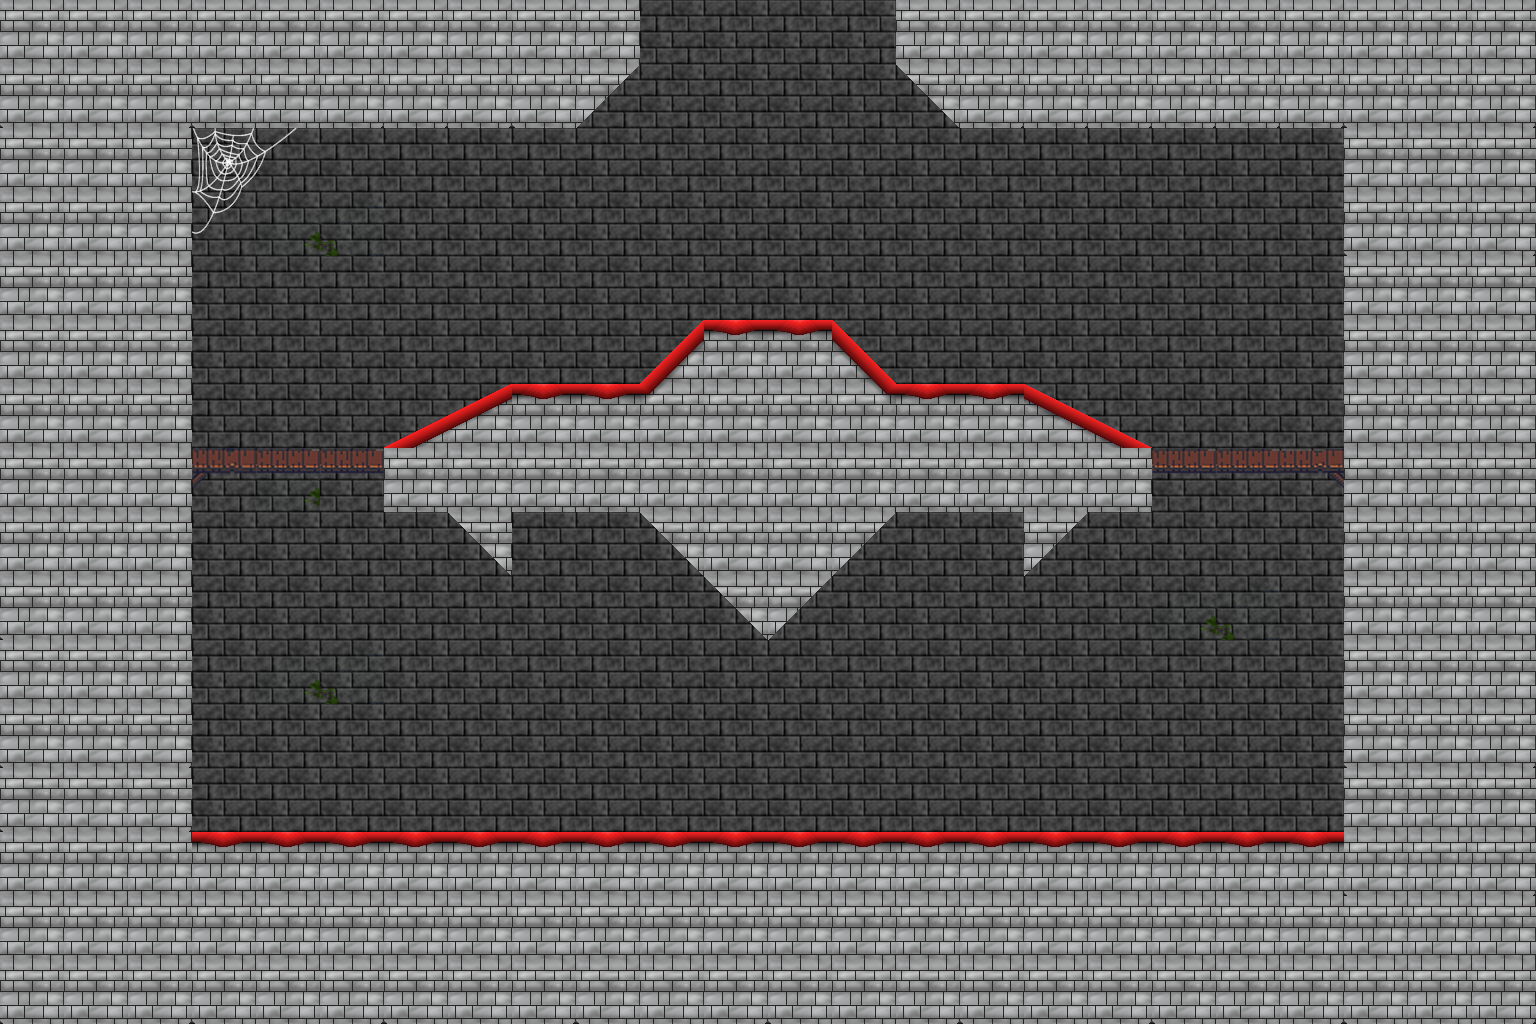

A level layout from a 2D game, rendered from its tile map. Below: a short description, then the map file with its tile-grid data intact:
An orthogonal 24x16 tile map with 64x64 px tiles, 2 tile layers (background, main), 2 tilesets and 15 objects.

<map version="1.0" orientation="orthogonal" renderorder="right-down" width="24" height="16" tilewidth="64" tileheight="64" nextobjectid="41">
 <properties>
  <property name="Height" type="float" value="10.24" />
  <property name="Up" value="Yes" />
  <property name="Width" type="float" value="15.36" />
 </properties>
 <tileset firstgid="1" name="walls-128x128_2" tilewidth="64" tileheight="64" tilecount="160" columns="8">
  <image source="../Resources/walls-128x128_2.png" width="512" height="512" />
 </tileset>
 <tileset firstgid="161" name="castle" tilewidth="64" tileheight="64" tilecount="160" columns="16">
  <image source="../Resources/castle2.png" width="1024" height="640" />
  <tile id="80">
   <properties>
    <property name="FireFrame" type="int" value="1" />
   </properties>
  </tile>
  <tile id="81">
   <properties>
    <property name="FireFrame_2" type="int" value="1" />
   </properties>
  </tile>
  <tile id="88">
   <properties>
    <property name="FireFrame" type="int" value="2" />
   </properties>
  </tile>
  <tile id="89">
   <properties>
    <property name="FireFrame_2" type="int" value="2" />
   </properties>
  </tile>
 </tileset>
 <objectgroup name="ground">
  <object id="32" x="192" y="832">
   <polyline points="0,0 1152,0 1152,-704 768,-704 704,-768 704,-1024 448,-1024 448,-768 384,-704 0,-704 0,0" />
  </object>
  <object id="33" x="384" y="384">
   <polyline points="0,0 256,0 320,-64 448,-64 512,0 768,0 704,64 704,128 640,192 640,128 512,128 384,256 256,128 128,128 128,192 64,128 64,64 0,0" />
  </object>
 </objectgroup>
 <layer name="background" width="24" height="16">
  <data encoding="csv">
1,1,1,1,1,1,1,1,1,1,1,1,1,1,1,1,1,1,1,1,1,1,1,1,
1,1,1,1,1,1,1,1,1,1,1,1,1,1,1,1,1,1,1,1,1,1,1,1,
1,1,1,1,1,1,1,1,1,1,1,1,1,1,1,1,1,1,1,1,1,1,1,1,
1,1,1,1,41,42,1,1,1,1,1,1,1,1,1,1,1,1,1,1,1,1,1,1,
1,1,1,1,1,1,1,1,1,1,1,1,1,1,1,1,1,1,1,1,1,1,1,1,
1,1,1,1,1,1,1,1,1,1,1,1,1,1,1,1,1,1,1,1,1,1,1,1,
1,1,1,1,1,1,1,1,1,1,1,1,1,1,1,1,1,1,1,1,1,1,1,1,
1,1,1,1,41,1,1,1,1,1,1,1,1,42,1,1,1,1,1,1,1,1,1,1,
1,1,1,1,1,1,1,1,1,1,1,1,1,1,1,1,1,1,1,1,1,1,1,1,
1,1,1,1,1,1,1,1,1,1,1,1,1,1,1,1,1,1,41,42,1,1,1,1,
1,1,1,1,41,42,1,1,1,1,1,1,1,1,1,1,1,1,1,1,1,1,1,1,
1,1,1,1,1,1,1,1,1,1,1,1,1,1,1,1,1,1,1,1,1,1,1,1,
1,1,1,1,1,1,1,1,1,1,1,1,1,1,1,1,1,1,1,1,1,1,1,1,
1,1,1,1,1,1,1,1,1,1,1,1,1,1,1,1,1,1,1,1,1,1,1,1,
1,1,1,1,1,1,1,1,1,1,1,1,1,1,1,1,1,1,1,1,1,1,1,1,
1,1,1,1,1,1,1,1,1,1,1,1,1,1,1,1,1,1,1,1,1,1,1,1
</data>
 </layer>
 <layer name="main" width="24" height="16">
  <data encoding="csv">
193,194,195,193,194,195,195,195,193,194,0,0,0,0,195,195,195,195,195,195,195,193,194,195,
209,210,211,209,210,211,211,211,209,262,0,0,0,0,261,211,211,211,211,211,211,209,210,211,
193,194,195,171,172,0,0,0,0,0,0,0,0,0,0,0,0,0,0,0,0,193,194,195,
193,194,195,187,188,0,0,0,0,0,0,0,0,0,0,0,0,0,0,0,0,209,210,211,
193,194,195,0,0,0,0,0,0,0,0,0,0,0,0,0,0,0,0,0,0,193,194,195,
193,194,195,0,0,0,0,0,0,0,229,178,178,230,0,0,0,0,0,0,0,194,210,194,
193,194,195,0,0,0,180,181,178,178,245,197,197,246,178,178,182,183,0,0,0,194,194,194,
193,194,195,236,237,237,197,194,194,194,194,197,197,194,194,194,194,198,237,237,238,194,194,194,
193,193,194,0,0,0,0,261,0,0,261,194,194,262,0,0,262,0,0,0,0,194,194,194,
209,193,194,0,0,0,0,0,0,0,0,261,262,0,0,0,0,0,0,0,0,194,194,194,
193,194,195,0,0,0,0,0,0,0,0,0,0,0,0,0,0,0,0,0,0,194,194,194,
209,210,211,0,0,0,0,0,0,0,0,0,0,0,0,0,0,0,0,0,0,209,210,211,
209,210,211,0,0,0,0,0,0,0,0,0,0,0,0,0,0,0,0,0,0,193,194,195,
194,194,194,178,178,178,178,178,178,178,178,178,178,178,178,178,178,178,178,178,178,209,210,211,
193,194,195,193,194,195,193,194,195,193,194,195,193,194,195,193,194,195,193,194,195,193,194,195,
209,210,211,209,210,211,209,210,211,209,210,211,209,210,211,209,210,211,209,210,211,209,210,211
</data>
 </layer>
 <objectgroup name="chests">
  <object id="30" x="896" y="768" width="64" height="64" />
  <object id="31" x="576" y="768" width="64" height="64" />
 </objectgroup>
 <objectgroup name="enemies">
  <object id="21" x="960" y="320" width="64" height="64" />
  <object id="22" x="512" y="320" width="64" height="64" />
  <object id="23" x="768" y="768" width="64" height="64" />
 </objectgroup>
 <objectgroup name="boxes">
  <object id="24" x="384" y="768" width="64" height="64" />
  <object id="25" x="256" y="768" width="64" height="64" />
  <object id="26" x="192" y="768" width="64" height="64" />
  <object id="27" x="256" y="704" width="64" height="64" />
  <object id="28" x="192" y="704" width="64" height="64" />
  <object id="29" x="192" y="640" width="64" height="64" />
 </objectgroup>
 <objectgroup name="platform">
  <object id="39" x="1155.78" y="448" width="188.221" height="7.72691" />
  <object id="40" x="190.608" y="448" width="193.392" height="9.45971" />
 </objectgroup>
</map>
